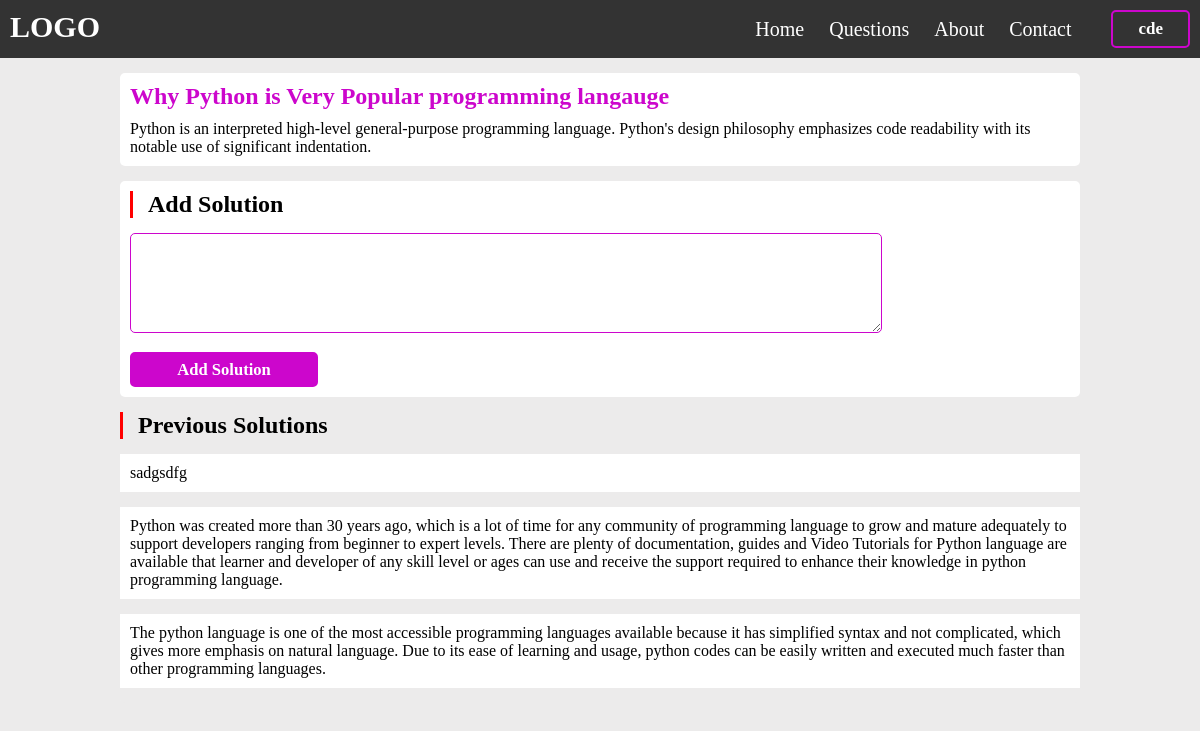
The page /question.php?questionid=1 (signed in) on the database its author committed.
### tables this page shows
CREATE TABLE `questions` (
  `sr` int(11) NOT NULL,
  `title` varchar(100) NOT NULL,
  `description` text NOT NULL,
  `questiontype` varchar(11) NOT NULL
);

CREATE TABLE `solutions` (
  `sr` int(11) NOT NULL,
  `description` text NOT NULL,
  `questionid` varchar(11) NOT NULL,
  `email` varchar(50) NOT NULL
);

### question.php (the view, shortened to what this page needs)
<?php
    require 'assets/config.php';
    if(isset($_GET['questionid'])){
        $questionid = $_GET['questionid'];
    }
    else{
        header("Location: questions.php");
    }
?>
<!DOCTYPE html>
<html lang="en">
<head>
    <link rel="stylesheet" href="css/header.css">
    <link rel="stylesheet" href="css/signupandlogin.css">
    <link rel="stylesheet" href="css/question.css">
</head>
<body>
    <div class="container">
            <?php
                require 'header.php';
            ?>
            <div id="data">
                <?php
                    $sql = "SELECT * FROM `questions` WHERE sr = '$questionid'";
                    $sqlquery = mysqli_query($connect,$sql);
                    if(mysqli_num_rows($sqlquery) > 0){
                        $row = mysqli_fetch_assoc($sqlquery);
                ?>
                <div id="question">
                    <h2><?php
                        echo $row['title'];
                    ?></h2>
                    <p><?php
                        echo $row['description']
                    ?></p>
                </div>
                <?php
                    }
                    else{
                        echo "<h2>Sorry No Questions Found !</h2>";
                    }
                ?>
                <div id="addsolution">
                    <h2>Add Solution </h2>
                    <div>
                        <?php
                            if(isset($_SESSION['loggedin'])){
                                $email = $_SESSION['email'];
                                echo '<form action=question.php?questionid='.$questionid.' method="post">
                                        <textarea id="addSolutionData" name="addSolutionData" required></textarea>
                                        <input type = "hidden" name = "email" value = '.$email.'>
                                        <input type="submit" id="addSolutionBtn" value = "Add Solution" name="addSolutionBtn">
                                    </form>';
                            }
                            else{
                                echo '<h2>Please Login first to Submit Your Solutions !</h2>';
                            }
                        ?>
                    </div>
                </div>
                <div id="previousSolutions">
                    <h2>Previous Solutions </h2>
                    <?php
                        $sql = "SELECT * FROM `solutions` WHERE questionid = '$questionid' ORDER BY sr DESC";
                        $sqlquery = mysqli_query($connect,$sql);
                        if (mysqli_num_rows($sqlquery) >  0){
                            while($row = mysqli_fetch_assoc($sqlquery)){
                                if(isset($_SESSION['loggedin'])){
                                    $email = $_SESSION['email'];
                                    if($row['email'] == $email){
                                        echo '<div class="solution" style="border:1px solid red;border-radius:5px;">';
                                    }
                                    else{
                                        echo '<div class="solution">';
                                    }
                                }
                                else{
                                    echo '<div class="solution">';
                                }
                                echo '<p>'.$row['description'].'</p>
                            </div>';
                            }
                        }
                        else{
                            echo "<h2>Sorry No Solutions Found. Be the First Person to solve this problem. </h2>";
                        }
                    ?>
                </div>
            </div>
    </div>
</body>
</html>

### css/header.css (style rules this page uses)
* { margin: 0px; padding: 0px; font-family: "Calibri"; box-sizing: border-box; }
:root { --main-color:rgb(204, 6, 204); }

### css/question.css (style rules this page uses)
body { background-color: rgb(236, 235, 235); }
#data { display: flex; margin: auto; width: 80%; flex-direction: column; margin-top: 15px; }
#data #question,#addsolution,#previousSolutions { margin-bottom: 15px; background-color: #fff; padding: 10px; border: none; border-radius: 5px; }
#addsolution > h2,#previousSolutions > h2 { border-left: 3px solid red; padding-left: 15px; margin-bottom: 15px;; }
#data #question h2 { color: var(--main-color); margin-bottom: 10px; }
#addsolution { display: flex; flex-direction: column; }
#addsolution textarea { width: 80%; border-radius: 5px; border: 1px solid var(--main-color); height: 100px; padding: 10px; }
#addsolution #addSolutionBtn { width: 20%; height: 35px; margin-top: 15px; border-radius: 5px; border: 2px solid var(--main-color); background-color: var(--main-color); font-size: calc(13px + 0.3vw); color: #fff; font-weight: bold; cursor: pointer; }
#previousSolutions { background-color: rgb(236, 235, 235); padding: 0px; }
#previousSolutions .solution { background-color: #fff; padding: 10px; margin-bottom: 15px; }

### rows shown on the page
questions: title "Why Python is Very Popular programming langauge", description "Python is an interpreted high-level general-purpose programming language. Python's design philosophy emphasizes code readability with its notable use of significant indentation."
solutions: description "sadgsdfg"
solutions: description "Python was created more than 30 years ago, which is a lot of time for any community of programming language to grow and mature adequately to support developers ranging from beginner to expert levels. There are plenty of documentation, guides and Video Tutorials for Python language are available that learner and developer of any skill level or ages can use and receive the support required to enhance their knowledge in python programming language."
solutions: description "The python language is one of the most accessible programming languages available because it has simplified syntax and not complicated, which gives more emphasis on natural language. Due to its ease of learning and usage, python codes can be easily written and executed much faster than other programming languages."

### other values the page prints
$_SESSION['username'] "cde"
